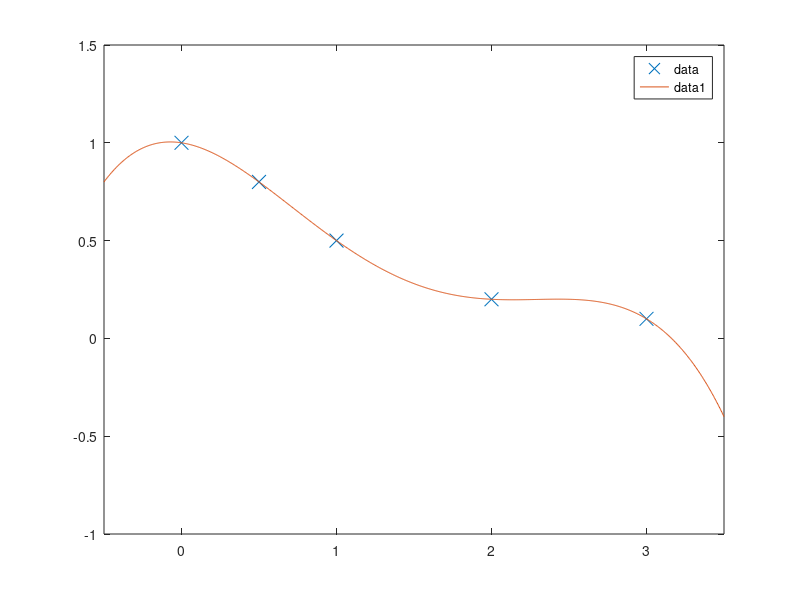

This figure's MATLAB source:
% Problem:  Polynomial interpolation
% Topic:    Polynomial Interpolation (3) / Slide 19/73
% Author:   M. Boussé, P. Collins
% Version:  11/04/2022

clear variables; close all; clc;

%% load data

xs = [0.0, 0.5, 1.0, 2.0, 3.0];
ys = [1.0, 0.8, 0.5, 0.2, 0.1];
figure, plot(xs,ys,'x','MarkerSize',10)
legend('data')

%% fit a polynomial

cs = polyfit(xs,ys,4)

%% evaluate polynomial

% given points
polyval(cs,xs)

% new point
polyval(cs,1.5)

%% plot polynomial

p = @(x) polyval(cs,x);
hold on, fplot(p,[-0.5,3.5])

% note: what happens if I lower the degree? set d = 2, see later.
